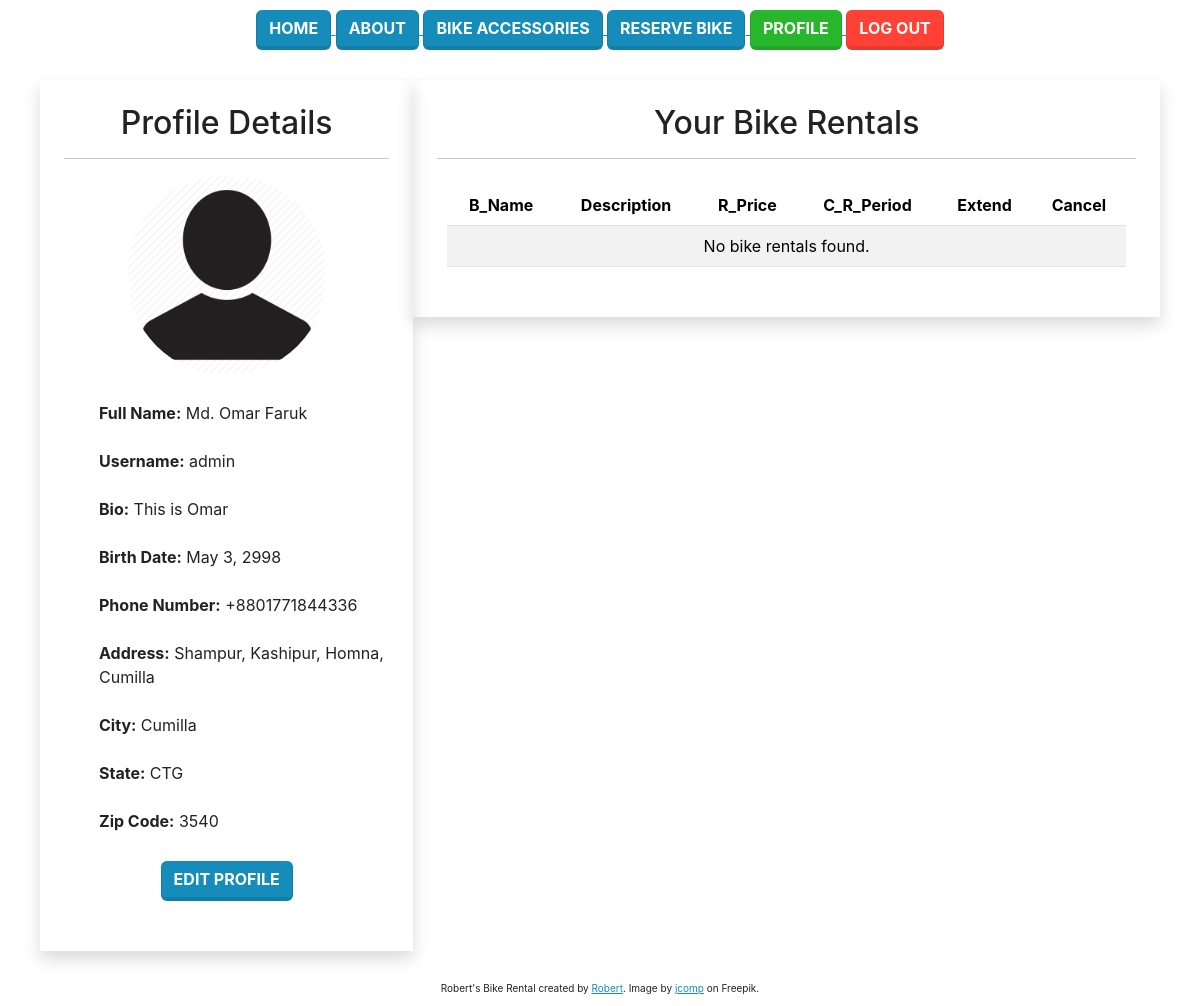
The page /bike/profile/ (signed in) on the database as committed earlier.
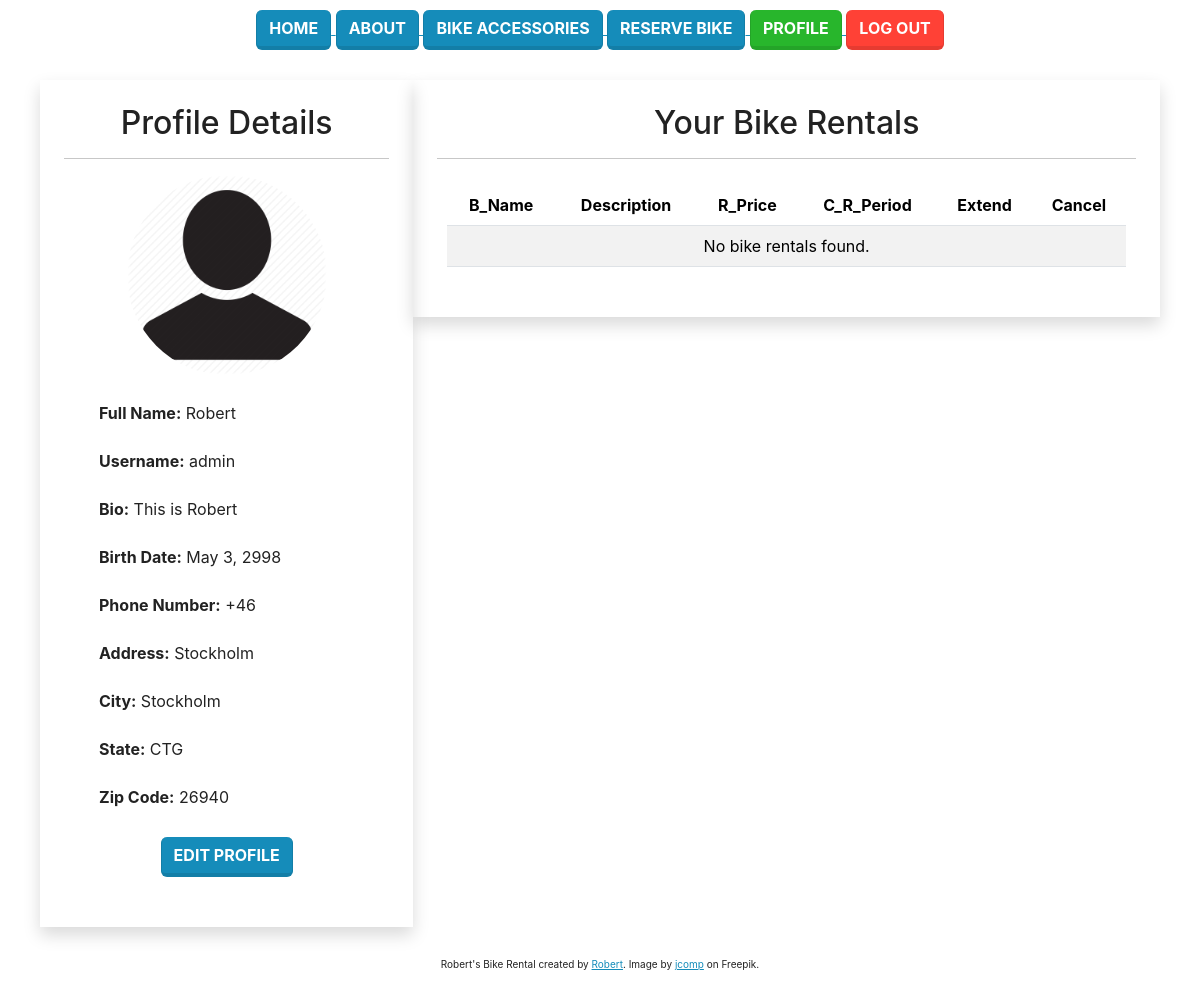
The same page on the database as committed later.
### bike/models.py (models this page shows, shortened)
class Profile(models.Model):
    user = models.OneToOneField(User, on_delete=models.CASCADE)
    full_name = models.CharField(max_length=240, blank=True)
    bio = models.TextField(blank=True)
    birth_date = models.DateField(null=True, blank=True)
    phone_number = models.CharField(max_length=20, blank=True, null=True)
    address = models.CharField(max_length=255, blank=True, null=True)
    city = models.CharField(max_length=100, blank=True, null=True)
    state = models.CharField(max_length=100, blank=True, null=True)
    zip_code = models.CharField(max_length=10, blank=True, null=True)
    profile_picture = models.ImageField(upload_to='profile_pics/', default=default_profile_picture, blank=True, null=True)

### bike/views.py (the view)
# urls.py: path('profile/', views.profile_view, name='profile'),
@login_required
def profile_view(request):
    user = request.user
    profile = Profile.objects.get(user=user)
    bike_rentals = Bike.objects.filter(rented_user_id=user.id)
    context = {
        'user': user,
        'profile': profile,
        'bike_rentals': bike_rentals
    }
    return render(request, 'profile.html', context)

### templates/profile.html (shortened to what this page needs)
{% load static %}
<!DOCTYPE html>
<html lang="en">
<head>
    <link rel="stylesheet" href="{% static 'css/custom.css' %}">
</head>
<body>
    {% include 'navbar.html' %}
    <div class="container">
        <div class="row">
            <div class="col-md-4 shadow p-4">
                <h2>Profile Details</h2>
                <hr>
                <img src="{{ user.profile.profile_picture.url }}" alt="Profile Picture" class="img-fluid rounded-circle mb-3" style="max-width: 200px; max-height: 200px;">
                <p class="mb-1 text-left"><strong>Full Name:</strong> {{ profile.full_name }}</p>
                <p class="mb-1 text-left"><strong>Username:</strong> {{ request.user }}</p>
                <p class="mb-1 text-left"><strong>Bio:</strong> {{ profile.bio }}</p>
                <p class="mb-1 text-left"><strong>Birth Date:</strong> {{ profile.birth_date }}</p>
                <p class="mb-1 text-left"><strong>Phone Number:</strong> {{ profile.phone_number }}</p>
                <p class="mb-1 text-left"><strong>Address:</strong> {{ profile.address }}</p>
                <p class="mb-1 text-left"><strong>City:</strong> {{ profile.city }}</p>
                <p class="mb-1 text-left"><strong>State:</strong> {{ profile.state }}</p>
                <p class="mb-2 text-left"><strong>Zip Code:</strong> {{ profile.zip_code }}</p>
                <p class=""><a href="{% url 'edit_profile' %}" class="btn btn-primary">Edit Profile</a></p>
            </div>
            <div class="col-md-8 shadow p-4">
                <h2>Your Bike Rentals</h2>
                <hr>
                <div class="table-responsive">
                    <table class="table table-striped">
                        <thead>
                            <tr>
                                <th scope="col">B_Name</th>
                                <th scope="col">Description</th>
                                <th scope="col">R_Price</th>
                                <th scope="col">C_R_Period</th>
                                <th scope="col">Extend</th>
                                <th scope="col">Cancel</th>
                            </tr>
                        </thead>
                        <tbody>
                            {% for rental in bike_rentals %}
                            <tr>
                                <td style="white-space: nowrap;">{{ rental.name }}</td>
                                <td style="white-space: nowrap;">{{ rental.description|truncatechars:15 }}</td>
                                <td>&euro; {{ rental.rental_price }}</td>
                                <td>{{ rental.rental_period }} days</td>
                                <td>
                                    {% if rental.rented_user_id == user.pk %}
                                    <form method="POST" action="{% url 'extend_rental' rental.id %}" class="d-inline">
                                        {% csrf_token %}
                                        <div class="input-group">
                                            <input type="number" id="new_rental_period_{{ rental.id }}" name="new_rental_period" min="1" class="form-control" placeholder="Extend Rental (days)" required>
                                                <button type="submit" class="btn btn-primary btn-sm">E_Rental</button>
                                        </div>
                                    </form>
                                    {% elif rental.rented_user_id %}
                                    <button type="button" class="btn btn-secondary btn-sm" disabled>Not Available</button>
                                    {% else %}
                                    <a href="{% url 'reserve-bike' rental.id user.pk %}" class="btn btn-primary btn-sm">Rent Bike</a>
                                    {% endif %}
                                </td>
                                <td>
                                    {% if rental.rented_user_id == user.pk %}
                                    <form method="POST" action="{% url 'cancel_rental' rental.id %}" class="d-inline">
                                        {% csrf_token %}
                                        <div class="input-group">
                                            <input type="hidden" name="rented_user_id" value="0">
                                            <button type="submit" class="btn btn-warning btn-sm">X_Rental</button>
                                        </div>
                                    </form>
                                    {% else %}
                                    {% endif %}
                                </td>
                            </tr>
                            {% empty %}
                            <tr>
                                <td colspan="6">No bike rentals found.</td>
                            </tr>
                            {% endfor %}
                        </tbody>
                    </table>
                </div>
            </div>
        </div>
    </div>
    <div class="footer">
        Robert's Bike Rental created by <a href="https://github.com/gomsur">Robert</a>. Image by <a href="https://www.freepik.com/free-photo/cyclist-sunny-day-bike-adventure-travel-photo_3972810.htm#query=bike&position=0&from_view=search&track=sph">jcomp</a> on Freepik.
    </div>
</body>
</html>

### templates/navbar.html
<div class="center">
    <a href="/">
        <button type="button" class="btn btn-primary">
            Home
        </button>
    </a>
    <a href="/about-roberts-rentals">
        <button type="button" class="btn btn-primary">
            About
        </button>
    </a>
    <a href="/bike-accessories">
        <button type="button" class="btn btn-primary">
            Bike Accessories
        </button>
    </a>
    <a href="/bike/">
        <button type="button" class="btn btn-primary">
            Reserve Bike
        </button>
    </a>
    {% if user.is_authenticated %}
    <a href="{% url 'profile' %}">
        <button type="button" class="btn btn-success">
            Profile
        </button>
    </a>
    <a href="{% url 'logout' %}">
        <button type="button" class="btn btn-danger">
            Log Out
        </button>
    </a>
    {% else %}
    <a href="/accounts/login/">
        <button type="button" class="btn btn-secondary">
            Log In
        </button>
    </a>
    {% endif %}
</div>

### templates/profile.html (style rules this page uses)
.text-left { text-align: left!important; width: 100%; margin-left: 25px; }

Rows that differ between the two databases and show on the page:
changed Profile "May 3, 2998": full_name "Md. Omar Faruk" → "Robert"; bio "This is Omar" → "This is Robert"; phone_number "+8801771844336" → "+46"; address "Shampur, Kashipur, Homna, Cumilla" → "Stockholm"; city "Cumilla" → "Stockholm"; zip_code "3540" → "26940"
